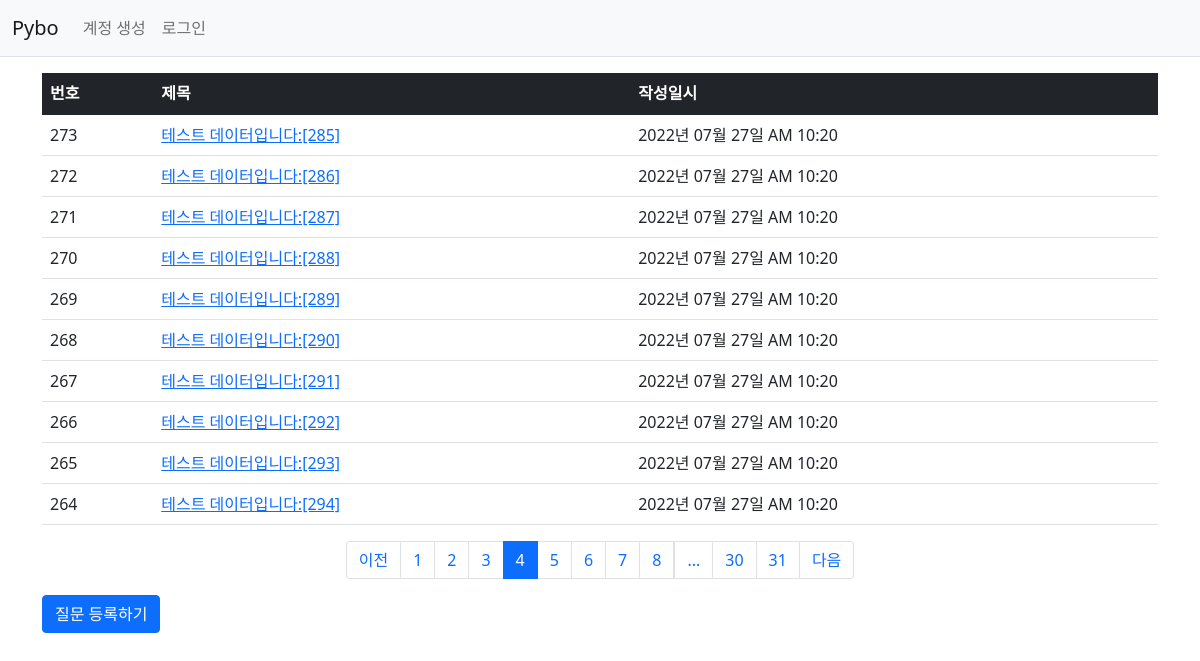
Screenshot of /question/list/?page=4 with the database file from the repository.
### app/models.py (models this page shows)
class Question(db.Model):
    id = db.Column(db.Integer, primary_key=True)
    subject = db.Column(db.String(200), nullable=False)
    content = db.Column(db.Text(), nullable=False)
    create_date = db.Column(db.DateTime(), nullable=False)

### app/views/question_views.py (the view)
@bp.route('/list/')
def _list():
    page = request.args.get('page', type=int, default=1) # GET 방식으로 요청한 URL에서 page 값 가져오기
    question_list = Question.query.order_by(Question.create_date.desc())
    question_list = question_list.paginate(page, per_page=10) # 페이징 적용
    return render_template('question/question_list.html', question_list=question_list)

### app/filter.py (called while the page is built)
def format_datetime(value, fmt='%Y년 %m월 %d일 %p %I:%M'):
    return value.strftime(fmt)

### app/views/auth_views.py (called while the page is built)
@bp.before_app_request
def load_logged_in_user():
    user_id = session.get('user_id')
    if user_id is None:
        g.user = None
    else:
        g.user = User.query.get(user_id)

### app/templates/question/question_list.html (shortened to what this page needs)
{% extends 'base.html' %}
{% block content %}
<div class="container my-3">
    <table class="table">
        <thead>
        <tr class="table-dark">
            <th>번호</th>
            <th>제목</th>
            <th>작성일시</th>
        </tr>
        </thead>
        <tbody>
        {% if question_list %}
        {% for question in question_list.items %}
        <tr>
            <td>{{ question_list.total - ((question_list.page - 1) * question_list.per_page) - loop.index0 }}</td>
            <td>
                <a href="{{ url_for('question.detail', question_id=question.id) }}">{{ question.subject }}</a>
            </td>
            <td>{{ question.create_date|datetime }}</td>
        </tr>
        {% endfor %}
        {% else %}
        <tr>
            <td colspan="3">질문이 없습니다.</td>
        </tr>
        {% endif %}
        </tbody>
    </table>
    <ul class="pagination justify-content-center">
        {% if question_list.has_prev %}
        <li class="page-item">
            <a class="page-link" href="?page={{ question_list.prev_num }}">이전</a>
        </li>
        {% else %}
        <li class="page-item disabled">
            <a class="page-link" tabindex="-1" aria-disabled="true" href="javascript:void(0)">이전</a>
        </li>
        {% endif %}
        {% for page_num in question_list.iter_pages() %}
        {% if page_num %}
        {% if page_num != question_list.page %}
        <li class="page-item">
            <a class="page-link" href="?page={{ page_num }}">{{ page_num }}</a>
        </li>
        {% else %}
        <li class="page-item active" aria-current="page">
            <a class="page-link" href="javascript:void(0)">{{ page_num }}</a>
        </li>
        {% endif %}
        {% else %}
        <li class="disabled">
            <a class="page-link" href="javascript:void(0)">...</a>
        </li>
        {% endif %}
        {% endfor %}
        {% if question_list.has_next %}
        <li class="page-item">
            <a class="page-link" href="?page={{ question_list.next_num }}">다음</a>
        </li>
        {% else %}
        <li class="page-item disabled">
            <a class="page-link" tabindex="-1" aria-disabled="true" href="javascript:void(0)">다음</a>
        </li>
        {% endif %}
    </ul>
    <a href="{{ url_for('question.create') }}" class="btn btn-primary">질문 등록하기</a>
</div>
{% endblock %}

### rows the page displays
Question: total "273", subject "테스트 데이터입니다:[285]", create_date "2022년 07월 27일 AM 10:20"
Question: total "272", subject "테스트 데이터입니다:[286]", create_date "2022년 07월 27일 AM 10:20"
Question: total "271", subject "테스트 데이터입니다:[287]", create_date "2022년 07월 27일 AM 10:20"
Question: total "270", subject "테스트 데이터입니다:[288]", create_date "2022년 07월 27일 AM 10:20"
Question: total "269", subject "테스트 데이터입니다:[289]", create_date "2022년 07월 27일 AM 10:20"
Question: total "268", subject "테스트 데이터입니다:[290]", create_date "2022년 07월 27일 AM 10:20"
Question: total "267", subject "테스트 데이터입니다:[291]", create_date "2022년 07월 27일 AM 10:20"
Question: total "266", subject "테스트 데이터입니다:[292]", create_date "2022년 07월 27일 AM 10:20"
Question: total "265", subject "테스트 데이터입니다:[293]", create_date "2022년 07월 27일 AM 10:20"
Question: total "264", subject "테스트 데이터입니다:[294]", create_date "2022년 07월 27일 AM 10:20"

### other values shown
{{ page_num }} "1" "2" "3" "5" "6" "7" "8" "30" "31"
{{ page_num }} "4"
